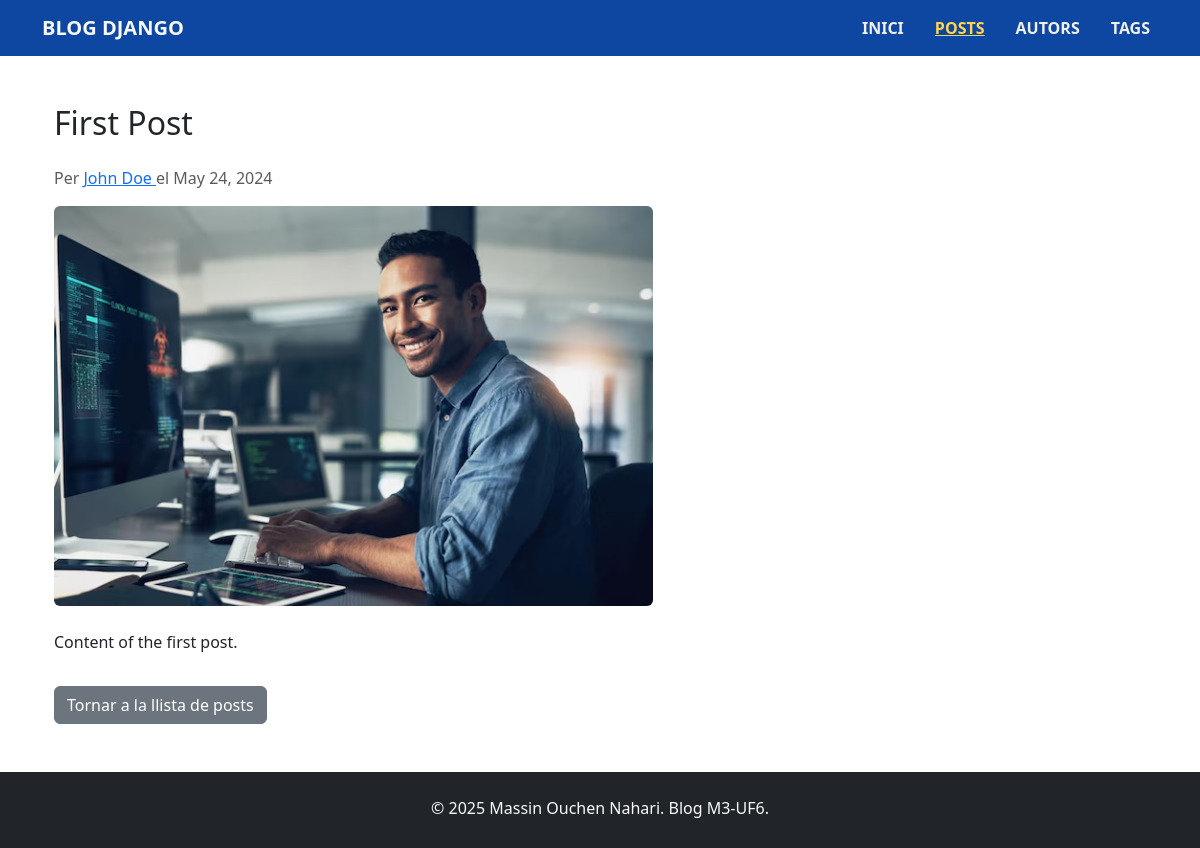
Page /posts/first-post/ on the committed database.
### blog/models.py (models this page shows, shortened)
class Post(models.Model):
    title = models.CharField(max_length=200)
    excerpt = models.TextField(max_length=300)
    image_name = models.CharField(max_length=100)
    date = models.DateField()
    slug = models.SlugField(unique=True, blank=False)
    content = models.TextField()
    author = models.ForeignKey('Author', on_delete=models.CASCADE, null=True, blank=True)
    tags = models.ManyToManyField('Tag')

class Author(models.Model):
    first_name = models.CharField(max_length=100)
    last_name = models.CharField(max_length=100)
    email = models.EmailField(unique=True)

### blog/views.py (the view)
# urls.py: path('posts/<slug:slug>/', views.post_detail, name='post_detail'),
def post_detail(request, slug):
    post = get_object_or_404(Post, slug=slug)
    return render(request, "blog/post_detail.html", {
        "post": post
    })

### blog/templates/blog/post_detail.html
{% extends "blog/base.html" %}
{% load static %}
{% block content %}
<div class="container my-5">
  <h2 class="mb-4">{{ post.title }}</h2>
  <p class="text-muted">
    Per
    <a href="{% url 'author-detail' post.author.id %}">
      {{ post.author.first_name }} {{ post.author.last_name }}
    </a>
    el {{ post.date }}
  </p>
  <img src="{% static 'blog/images/' %}{{ post.image_name }}" alt="Imatge del post" class="img-fluid rounded mb-4" style="max-height: 400px; object-fit: cover;">
  <p>{{ post.content }}</p>
  <a href="{% url 'posts' %}" class="btn btn-secondary mt-3">Tornar a la llista de posts</a>
</div>
{% endblock %}

### rows in the picture
Post: title "First Post", author.first_name "John", author.last_name "Doe", date "May 24, 2024", image_name (picture), content "Content of the first post."
